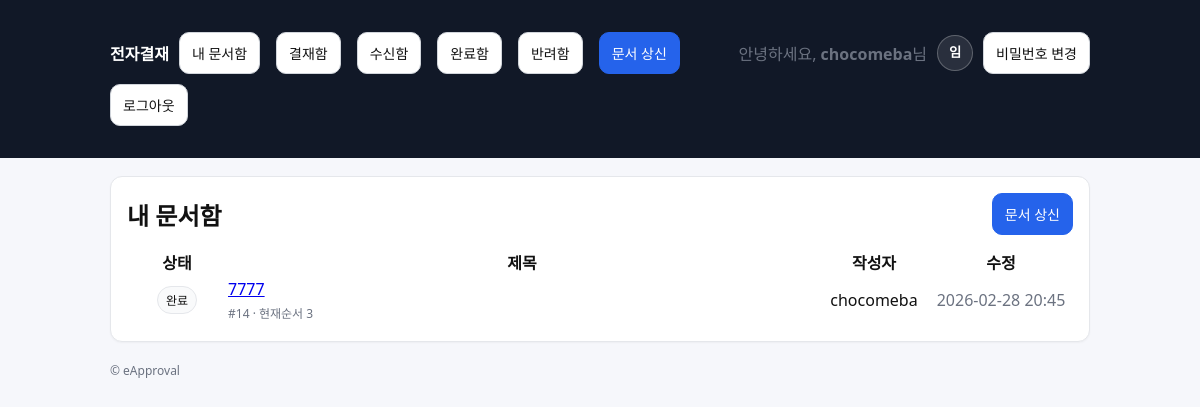
The app's page /approvals/docs/ (signed in), older data.
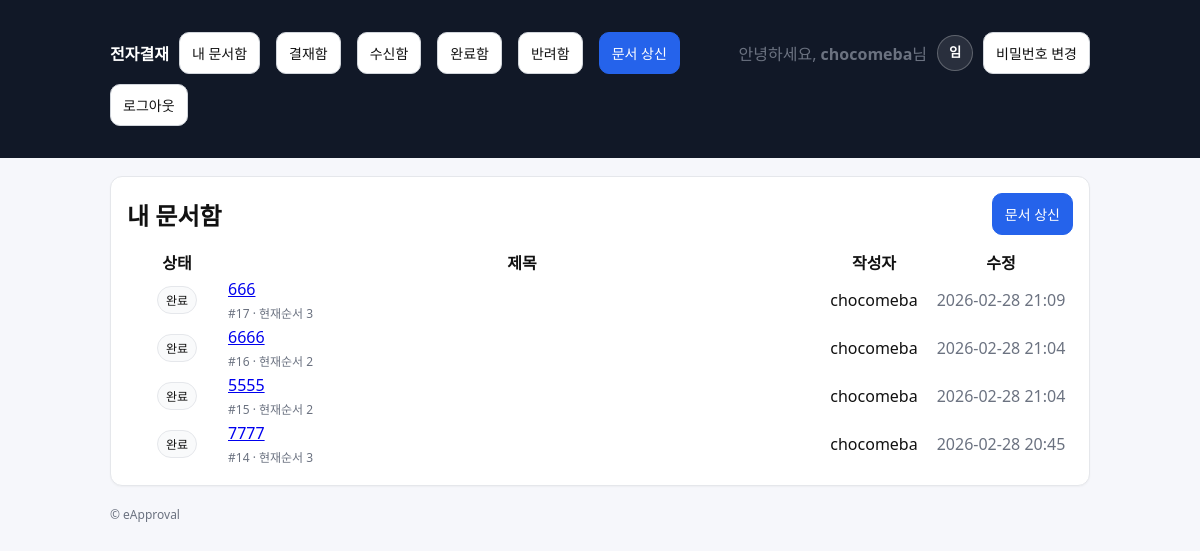
The same page, newer data.
### accounts/models.py (models this page shows, shortened)
class Profile(models.Model):
    ROLE_MEMBER = "MEMBER"
    ROLE_CHAIR = "CHAIR"
    ROLE_CHOICES = [
        (ROLE_MEMBER, "일반회원"),
        (ROLE_CHAIR, "위원장"),
    ]
    user = models.OneToOneField(settings.AUTH_USER_MODEL, on_delete=models.CASCADE)
    full_name = models.CharField(max_length=150, blank=True, default="")
    phone = models.CharField(max_length=20, blank=True, null=True)
    role = models.CharField(max_length=20, choices=ROLE_CHOICES, default=ROLE_MEMBER)
    def display_name(self):
        if self.full_name and self.full_name.strip():
            return self.full_name.strip()
        if self.user.first_name and self.user.first_name.strip():
            return self.user.first_name.strip()
        return self.user.username

### approvals/models.py (models this page shows, shortened)
class Document(models.Model):
    class Status(models.TextChoices):
        DRAFT = "DRAFT", "임시"
        SUBMITTED = "SUBMITTED", "상신"
        IN_PROGRESS = "IN_PROGRESS", "진행중"
        REJECTED = "REJECTED", "반려"
        COMPLETED = "COMPLETED", "완료"
    title = models.CharField(max_length=200)
    content = models.TextField(blank=True)
    created_by = models.ForeignKey(
        settings.AUTH_USER_MODEL, on_delete=models.PROTECT, related_name="docs_created"
    )
    status = models.CharField(max_length=20, choices=Status.choices, default=Status.DRAFT)
    current_line_order = models.PositiveIntegerField(default=1)
    created_at = models.DateTimeField(auto_now_add=True)
    updated_at = models.DateTimeField(auto_now=True)

### approvals/views.py (the view)
# urls.py: path("approvals/docs/", views.doc_list, name="doc_list"),
@login_required
def doc_list(request):
    docs = my_documents(request.user)
    return render(request, "approvals/doc_list.html", {"title": "내 문서함", "docs": docs})

### approvals/selectors.py (called while the page is built)
def my_documents(user):
    return Document.objects.filter(created_by=user).order_by("-id")

### templates/approvals/doc_list.html (shortened to what this page needs)
{% extends "base.html" %}
{% block content %}
  <div class="card">
    <div class="row" style="justify-content:space-between;">
      <h2 style="margin:0;">{{ title }}</h2>
      <a class="btn btn-primary" href="{% url 'approvals:doc_create' %}">문서 상신</a>
    </div>
    <div style="margin-top:12px;" class="table-wrap">
      <table class="table doc-table">
        <colgroup>
          <col style="width:96px;">
          <col style="width:auto;">
          <col style="width:110px;">
          <col style="width:140px;">
        </colgroup>
        <thead>
          <tr>
            <th>상태</th>
            <th>제목</th>
            <th>작성자</th>
            <th>수정</th>
          </tr>
        </thead>
        <tbody>
        {% for doc in docs %}
          <tr>
            <td><span class="badge">{{ doc.get_status_display }}</span></td>
            <td>
              <a href="{% url 'approvals:doc_detail' doc.id %}" style="display:inline-block;">
                {{ doc.title }}
              </a>
              <div class="muted" style="font-size:12px; margin-top:4px;">
                #{{ doc.id }} · 현재순서 {{ doc.current_line_order }}
              </div>
            </td>
            <td>{{ doc.created_by.username }}</td>
            <td class="muted">{{ doc.updated_at|date:"Y-m-d H:i" }}</td>
          </tr>
        {% empty %}
          <tr>
            <td colspan="4" class="muted">문서가 없습니다.</td>
          </tr>
        {% endfor %}
        </tbody>
      </table>
    </div>
  </div>
{% endblock %}

### templates/base.html (shortened to what this page needs)
<!doctype html>
<html lang="ko">
<head>
</head>
<body>
  <header>
    <div class="wrap">
      <nav>
        <a href="{% url 'approvals:home' %}"><strong>전자결재</strong></a>
        <a class="btn" href="{% url 'approvals:doc_list' %}">내 문서함</a>
        <a class="btn" href="{% url 'approvals:inbox' %}">결재함</a>
        <a class="btn" href="{% url 'approvals:received' %}">수신함</a>
        <a class="btn" href="{% url 'approvals:completed' %}">완료함</a>
        <a class="btn" href="{% url 'approvals:rejected' %}">반려함</a>
        <a class="btn btn-primary" href="{% url 'approvals:doc_create' %}">문서 상신</a>
        {% if user.is_authenticated %}
          <div class="profile-wrap">
        <span class="muted">안녕하세요, <strong>{{ user.username }}</strong>님</span>
  <button type="button" class="profile-btn" id="profileBtn" aria-haspopup="true" aria-expanded="false">
    <span class="profile-avatar">
      {{ user.profile.display_name|default:user.username|slice:":1" }}
    </span>
  </button>
    </div>
          <a class="btn" href="{% url 'accounts:password_change' %}">비밀번호 변경</a>
          <form method="post" action="{% url 'accounts:logout' %}" style="display:inline;">
            <button class="btn" type="submit">로그아웃</button>
          </form>
        {% else %}
          <a class="btn" href="{% url 'accounts:login' %}">로그인</a>
          <a class="btn btn-primary" href="{% url 'accounts:signup' %}">회원가입</a>
        {% endif %}
      </nav>
    </div>
  </header>
  <main class="wrap">
    {% block content %}{% endblock %}
    <footer class="muted">
      <div>© eApproval</div>
    </footer>
  </main>
</body>
</html>

### templates/base.html (style rules this page uses)
body { font-family: system-ui, -apple-system, Segoe UI, Roboto, "Noto Sans KR", Arial, sans-serif; margin:0; background:#f6f7fb; color:#111; }
header { background:#111827; color:#fff; padding:14px 18px; }
header a { color:#fff; text-decoration:none; }
.wrap { max-width: 980px; margin: 0 auto; padding: 18px; }
nav { display:flex; gap:10px; flex-wrap:wrap; align-items:center; }
.card { background:#fff; border:1px solid #e5e7eb; border-radius:12px; padding:16px; box-shadow: 0 1px 2px rgba(0,0,0,0.04); }
.btn { display:inline-block; padding:10px 12px; border-radius:10px; border:1px solid #d1d5db; background:#fff; text-decoration:none; color:#111; font-size:14px; }
.btn-primary { background:#2563eb; border-color:#2563eb; color:#fff; }
.btn + .btn { margin-left: 6px; }
.muted { color:#6b7280; }
.table { table-layout: fixed; width: 100%; }
.table th, .table td { white-space: nowrap; overflow: hidden; text-overflow: ellipsis; text-align: center; }
.table td:nth-child(2) { text-align: left; }
.table th:nth-child(2) { text-align: center; }
.table-wrap { width: 100%; overflow-x: auto; -webkit-overflow-scrolling: touch; }
.badge { display:inline-block; padding:4px 8px; border-radius:999px; font-size:12px; border:1px solid #e5e7eb; background:#f9fafb; }
.row { display:flex; gap:10px; flex-wrap:wrap; align-items:center; }
footer { padding: 20px 0; color:#6b7280; font-size:12px; }
.profile-wrap { display:flex; align-items:center; gap:10px; position:relative; }
.profile-btn { border:0; background:transparent; cursor:pointer; padding:0; line-height:0; }
.profile-avatar { width:34px; height:34px; border-radius:999px; display:flex; align-items:center; justify-content:center; background:#ffffff1a; border:1px solid rgba(255,255,255,0.25); color:#fff; font-weight:800; }

Row changes from the older to the newer data that the page shows:
added Document: status "완료", title "666", id "17", current_line_order "3", created_by.username "chocomeba", updated_at "2026-02-28 21:09"
added Document: status "완료", title "6666", id "16", current_line_order "2", created_by.username "chocomeba", updated_at "2026-02-28 21:04"
added Document: status "완료", title "5555", id "15", current_line_order "2", created_by.username "chocomeba", updated_at "2026-02-28 21:04"
